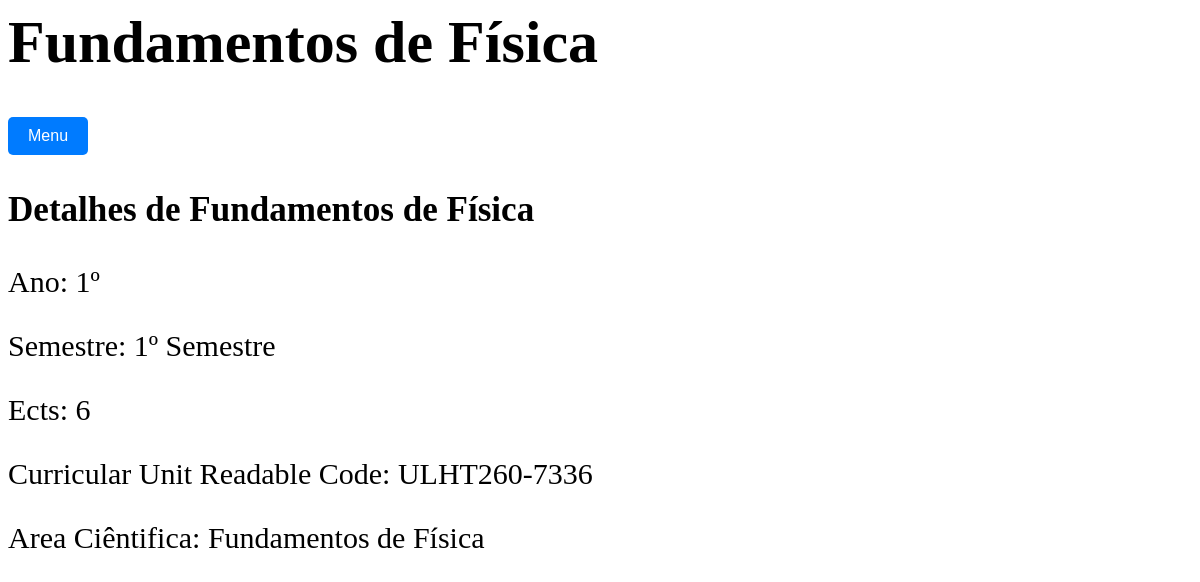
/cursos/disciplina/1/, run on the app's committed database.
### cursos/models.py (models this page shows, shortened)
class Disciplina(models.Model):
    nome = models.CharField(max_length=100)
    ano = models.IntegerField()
    semestre = models.CharField(max_length=20)
    ects = models.IntegerField()
    curricularUnitReadableCode = models.CharField(max_length=20)
    area_cientifica = models.ForeignKey(AreaCientifica, on_delete=models.CASCADE)
    docentes = models.ManyToManyField(Docente, related_name='disciplinas')

class AreaCientifica(models.Model):
    nome = models.CharField(max_length=100)
    descricao = models.CharField(max_length=100)

### cursos/views.py (the view)
# urls.py: path('disciplina/<int:disciplina_id>/', views.disciplina_view, name = 'disciplina'),
def disciplina_view(request, disciplina_id):
    context = {
        'disciplina' : Disciplina.objects.get(id = disciplina_id)
    }
    return render(request, 'cursos/disciplina.html', context)

### cursos/templates/cursos/disciplina.html (shortened to what this page needs)
{% load static %}
<h1><header>{{disciplina.nome}}</header></h1>
<link rel="stylesheet" href="{% static 'cursos/estilos.css' %}">
{% block content %}
    <header>
        <a href = "{% url 'cursos:index' %}"><button class="button-menu">Menu</button></a>
    </header>
    <div class = "disciplina">
    <h3>Detalhes de {{disciplina.nome}} </h3>
    <p>Ano: {{disciplina.ano}}º</p>
    <p>Semestre: {{disciplina.semestre}}</p>
    <p>Ects: {{disciplina.ects}}</p>
    <p>Curricular Unit Readable Code: {{disciplina.curricularUnitReadableCode}}</p>
    <p>Area Ciêntifica: {{disciplina.area_cientifica.nome}}</p>
    </div>
{% endblock %}

### cursos/static/cursos/estilos.css (style rules this page uses)
.button-menu:before { font-family: 'Font Awesome 5 Free'; font-weight: 900; padding-right: 8px; }
.button-menu { font-size: 16px; padding: 10px 20px; cursor: pointer; background-color: #007bff; color: white; border-radius: 5px; border: none; }

### data on the page
Disciplina: nome "Fundamentos de Física", ano "1", semestre "1º Semestre", ects "6", curricularUnitReadableCode "ULHT260-7336", area_cientifica.nome "Fundamentos de Física"
